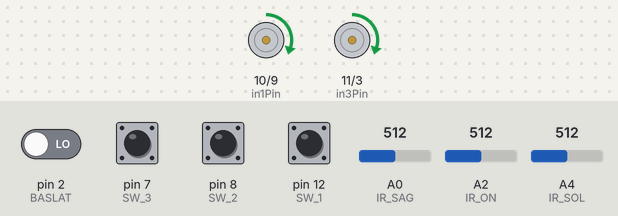
This sketch was run on a simulated Arduino Uno, built with avr-gcc and run on an emulated ATmega328P. On the bench: motor-driver pin pairs drawn as motors (green arrow = first pin HIGH = forward, orange = second pin HIGH = backward, longer = more drive). The test bench sets the inputs (shaded band); at power-on: pin 7 (SW_3), pin 8 (SW_2), pin 12 (SW_1) HIGH, pin 2 (BASLAT) LOW, A2 (IR_ON) = 512, A4 (IR_SOL) = 512, A0 (IR_SAG) = 512.

Above: at 2.05 s.
2.1 s: A2 (IR_ON) set to 390
At 3.2 s:
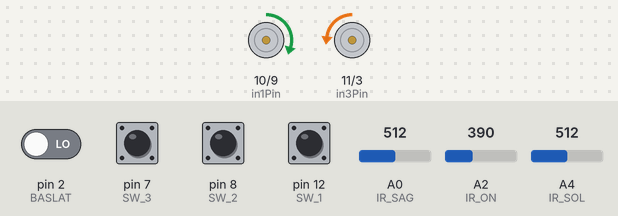
5.1 s: A4 (IR_SOL) set to 414
7.5 s: A4 (IR_SOL) set to 391
At 7.9 s:
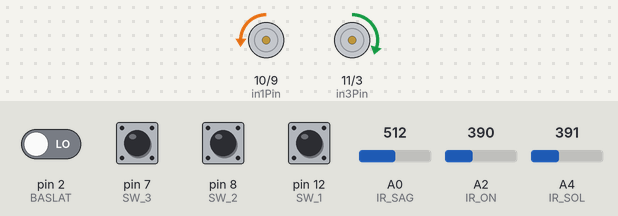
10.5 s: A2 (IR_ON) set to 410
At 12.96 s:
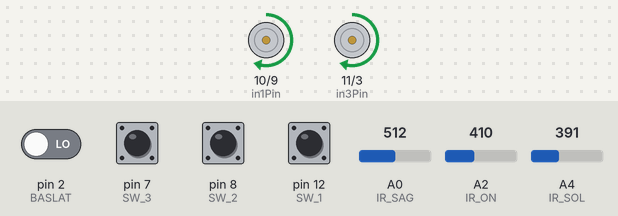
13.5 s: A2 (IR_ON) set to 306
16.5 s: A0 (IR_SAG) set to 414
18.8 s: A0 (IR_SAG) set to 391
At 19.17 s:
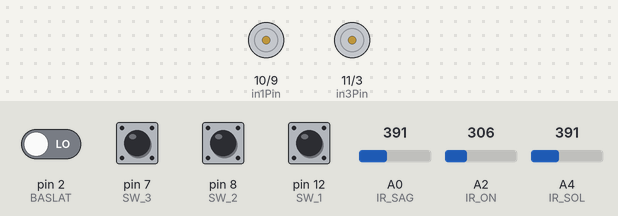
Timing chart, 0 to 22.8 s (numbered marks = the images above; inputs shaded):
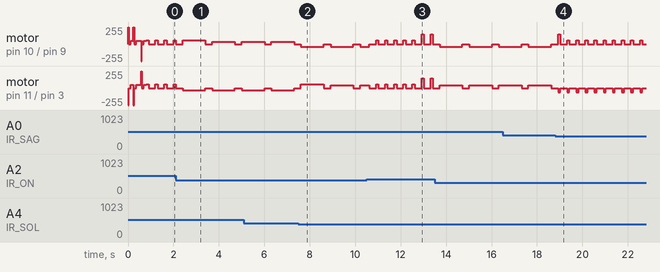

Measured:
- the behaviour switches between 401 and 400 on A4 (IR_SOL) (found by bisection; images 1 and 2)
- the behaviour switches between 401 and 400 on A0 (IR_SAG) (found by bisection; images 3 and 4)
- after the input at 18.8 s, motor on pin 11 (in3Pin) / pin 3 (in4Pin): alternates backward 60/255 for 0.10 s and stopped for 0.30 s, starting after 0.13 s
- by itself, motor on pin 10 (in1Pin) / pin 9 (in2Pin): repeats every 0.40 s: stopped 0.30 s, forward 60/255 0.10 s
- by itself, motor on pin 11 (in3Pin) / pin 3 (in4Pin): alternates forward 40/255 for 1.0 s and stopped for 0.30 s

The sketch:

sketch_Bot_1.ino
```cpp
// Başlatzade
#define BASLAT 2

// IR (Kızılötesi)
#define IR_SOL A4
#define IR_ON A2
#define IR_SAG A0

// QTR
#define QTR_SOL A3
#define QTR_SAG A1

// Switch
#define SW_1 12
#define SW_2 8
#define SW_3 7

// Sol motor
#define in3Pin 11
#define in4Pin 3

// Sağ motor
#define in1Pin 10
#define in2Pin 9

int sol_qtr, sag_qtr, sol_ir, on_ir, sag_ir, mode, turnDuration, bz;
int enemyProximity = 0;
int power = 60;

int search_status = 0;
bool switch_status = true;

void setup() {
  Serial.begin(9600);

  pinMode(BASLAT, INPUT);
  pinMode(IR_SOL, INPUT);
  pinMode(IR_ON, INPUT);
  pinMode(IR_SAG, INPUT);
  pinMode(QTR_SOL, INPUT);
  pinMode(QTR_SAG, INPUT);
  pinMode(SW_1, INPUT_PULLUP);
  pinMode(SW_2, INPUT_PULLUP);
  pinMode(SW_3, INPUT_PULLUP);
  pinMode(in1Pin, OUTPUT);
  pinMode(in2Pin, OUTPUT);
  pinMode(in3Pin, OUTPUT);
  pinMode(in4Pin, OUTPUT);
}

void loop() {
  do {
    bz = digitalRead(BASLAT);
  } while(bz);

  if (digitalRead(SW_1)) {
    moveLeft(90);
    delay(100);
    moveForward(50);
  }

  if (digitalRead(SW_2)) {
    moveLeft(130);
    delay(100);
    moveForward(50);
    moveForward(50);
  }

  if (digitalRead(SW_3)) {
    moveRight(90);
    delay(100);
    moveForward(50);
  }

  while (true) {
    sol_ir = analogRead(IR_SOL);
    on_ir = analogRead(IR_ON);
    sag_ir = analogRead(IR_SAG);

    if (on_ir > 400) {
      moveForward(power);
      enemyProximity += 1;
      if (enemyProximity > 7) {
        power = 255;
      } else if (enemyProximity > 4) {
        power = 150;
      }
    } else if (sol_ir > 400) {
      enemyProximity = 0;
      power = 60;
      stopMoving();
      moveLeftToTarget();
    } else if (sag_ir > 400) {
      enemyProximity = 0;
      power = 60;
      stopMoving();
      moveRightToTarget();
    } else {
      enemyProximity = 0;
      if (power > 60) {
        stopMoving();
        delay(500);
      }
      power = 35;
      searchAround();
    }

    delay(300);
  }
}
```

sketch_function.ino
```cpp
// İleri hareket ettiren fonksiyon
void moveForward(int power) {
  analogWrite(in1Pin, power);
  analogWrite(in2Pin, 0);
  analogWrite(in3Pin, power);
  analogWrite(in4Pin, 0);
  delay(100);

  stopMoving();
}

// Geri hareket etmesi için fonksiyon
void moveBackward() {
  digitalWrite(in1Pin, LOW);
  digitalWrite(in2Pin, HIGH);
  digitalWrite(in3Pin, LOW);
  digitalWrite(in4Pin, HIGH);
  delay(1000);

  stopMoving();
}

// Belirli bir derece sola döndüren fonksiyon
void moveLeft(int degrees) {
  if (degrees == 0) {
    turnDuration = 300;
  } else {
    turnDuration = (int)((float)degrees / 90.0 * 30.0);
  }
  analogWrite(in1Pin, 255);
  analogWrite(in2Pin, 0);
  analogWrite(in3Pin, 0);
  analogWrite(in4Pin, 255);
  delay(turnDuration);

  stopMoving();
}

/*void moveLeftToTarget(){
  int i = 0;
  do {
    on_ir = analogRead(IR_ON);
    analogWrite(in1Pin, 30);
    analogWrite(in2Pin, 0);
    analogWrite(in3Pin, 0);
    analogWrite(in4Pin, 30);
    i += 1;
    delay(100);
  } while (on_ir < 400 && i < 20 );

  stopMoving();
}*/

void moveLeftToTarget(){
  int i = 0;
  do {
    on_ir = analogRead(IR_ON);
    analogWrite(in1Pin, 35);
    analogWrite(in2Pin, 0);
    analogWrite(in3Pin, 0);
    analogWrite(in4Pin, 35);
    i += 1;
    delay(100);
  } while (on_ir < 400 && i < 10);

  stopMoving();
}

void moveLeftForSearch(int degrees) {
  if (degrees == 0) {
    turnDuration = 300;
  } else {
    turnDuration = (int)((float)degrees / 90.0 * 30.0);
  }

  /*analogWrite(in1Pin, 55);
  analogWrite(in2Pin, 0);
  analogWrite(in3Pin, 0);
  analogWrite(in4Pin, 55);
  delay(turnDuration);*/

  int i = 0;
  do {
    sol_ir = analogRead(IR_SOL);
    on_ir = analogRead(IR_ON);
    sag_ir = analogRead(IR_SAG);

    analogWrite(in1Pin, 60);
    analogWrite(in2Pin, 0);
    analogWrite(in3Pin, 0);
    analogWrite(in4Pin, 60);
    delay(100);
    i += 1;
  } while (!(i < (turnDuration/10) || (sol_ir != 0 || on_ir != 0 || sag_ir != 0 )));

  stopMoving();
}

// Belirli bir derece sağa döndüren fonksiyon
void moveRight(int degrees) {
  if (degrees == 0) {
    turnDuration = 300;
  } else {
    turnDuration = (int)((float)degrees / 90.0 * 30.0);
  }

  analogWrite(in1Pin, 0);
  analogWrite(in2Pin, 255);
  analogWrite(in3Pin, 255);
  analogWrite(in4Pin, 0);
  delay(turnDuration);

  stopMoving();
}

void moveRightToTarget(){
  int i = 0;
  do {
    on_ir = analogRead(IR_ON);
    analogWrite(in1Pin, 0);
    analogWrite(in2Pin, 40);
    analogWrite(in3Pin, 40);
    analogWrite(in4Pin, 0);
    i += 1;
    delay(100);
  } while (on_ir < 400 && i < 10);

  stopMoving();
}

// Botu durduran fonksiyon
void stopMoving() {
  digitalWrite(in1Pin, LOW);
  digitalWrite(in2Pin, LOW);
  digitalWrite(in3Pin, LOW);
  digitalWrite(in4Pin, LOW);
}

void searchAround() {
  int angle = 60;
  do {
    sol_ir = analogRead(IR_SOL);
    on_ir = analogRead(IR_ON);
    sag_ir = analogRead(IR_SAG);

    //moveForward(40);
    moveLeftForSearch(angle);
  } while (!(sol_ir != 0 || on_ir != 0 || sag_ir != 0 ));
}
```
